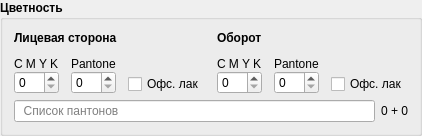
        <widget class="QGroupBox" name="colorCountGroup">
         <property name="font">
          <font>
           <weight>75</weight>
           <bold>true</bold>
          </font>
         </property>
         <property name="title">
          <string>Цветность</string>
         </property>
         <property name="flat">
          <bool>false</bool>
         </property>
         <property name="checkable">
          <bool>false</bool>
         </property>
         <layout class="QVBoxLayout" name="verticalLayout_16">
          <property name="sizeConstraint">
           <enum>QLayout::SetDefaultConstraint</enum>
          </property>
          <item>
           <layout class="QHBoxLayout" name="horizontalLayout_6">
            <property name="spacing">
             <number>12</number>
            </property>
            <item>
             <layout class="QVBoxLayout" name="verticalLayout_14">
              <item>
               <widget class="QLabel" name="sideOne">
                <property name="font">
                 <font>
                  <weight>75</weight>
                  <bold>true</bold>
                  <kerning>true</kerning>
                 </font>
                </property>
                <property name="text">
                 <string>Лицевая сторона</string>
                </property>
               </widget>
              </item>
              <item>
               <layout class="QGridLayout" name="gridLayout">
                <item row="0" column="0">
                 <layout class="QVBoxLayout" name="verticalLayout_6">
                  <property name="spacing">
                   <number>0</number>
                  </property>
                  <item>
                   <widget class="QLabel" name="cmykFaceLabel">
                    <property name="font">
                     <font>
                      <weight>50</weight>
                      <bold>false</bold>
                     </font>
                    </property>
                    <property name="frameShape">
                     <enum>QFrame::NoFrame</enum>
                    </property>
                    <property name="text">
                     <string>C M Y K</string>
                    </property>
                   </widget>
                  </item>
                  <item>
                   <widget class="QSpinBox" name="cmykFaceSpinBox">
                    <property name="font">
                     <font>
                      <weight>50</weight>
                      <bold>false</bold>
                     </font>
                    </property>
                    <property name="maximum">
                     <number>4</number>
                    </property>
                   </widget>
                  </item>
                 </layout>
                </item>
                <item row="0" column="1">
                 <layout class="QVBoxLayout" name="verticalLayout_7">
                  <property name="spacing">
                   <number>0</number>
                  </property>
                  <item>
                   <widget class="QLabel" name="pantoneFaceLabel">
                    <property name="font">
                     <font>
                      <weight>50</weight>
                      <bold>false</bold>
                     </font>
                    </property>
                    <property name="frameShape">
                     <enum>QFrame::NoFrame</enum>
                    </property>
                    <property name="text">
                     <string>Pantone</string>
                    </property>
                   </widget>
                  </item>
                  <item>
                   <widget class="QSpinBox" name="pantoneFaceSpinBox">
                    <property name="font">
                     <font>
                      <weight>50</weight>
                      <bold>false</bold>
                     </font>
                    </property>
                    <property name="maximum">
                     <number>10</number>
                    </property>
                   </widget>
                  </item>
                 </layout>
                </item>
                <item row="0" column="2" alignment="Qt::AlignBottom">
                 <widget class="QCheckBox" name="ofsLakFaceCheckBox">
                  <property name="font">
                   <font>
                    <weight>50</weight>
                    <bold>false</bold>
                    <stylestrategy>PreferDefault</stylestrategy>
                   </font>
                  </property>
                  <property name="text">
                   <string>Офс. лак</string>
                  </property>
                 </widget>
                </item>
               </layout>
              </item>
             </layout>
            </item>
            <item>
             <layout class="QVBoxLayout" name="verticalLayout_15">
              <item>
               <widget class="QLabel" name="sideTwo">
                <property name="font">
                 <font>
                  <weight>75</weight>
                  <bold>true</bold>
                  <kerning>true</kerning>
                 </font>
                </property>
                <property name="text">
                 <string>Оборот</string>
                </property>
               </widget>
              </item>
              <item>
               <layout class="QGridLayout" name="gridLayout_2">
                <item row="0" column="1">
                 <layout class="QVBoxLayout" name="verticalLayout_8">
                  <property name="spacing">
                   <number>0</number>
                  </property>
                  <item>
                   <widget class="QLabel" name="pantoneBackLabel">
                    <property name="font">
                     <font>
                      <weight>50</weight>
                      <bold>false</bold>
                     </font>
                    </property>
                    <property name="frameShape">
                     <enum>QFrame::NoFrame</enum>
                    </property>
                    <property name="text">
                     <string>Pantone</string>
                    </property>
                   </widget>
                  </item>
                  <item>
                   <widget class="QSpinBox" name="pantoneBackSpinBox">
                    <property name="font">
                     <font>
                      <weight>50</weight>
                      <bold>false</bold>
                     </font>
                    </property>
                    <property name="maximum">
                     <number>10</number>
                    </property>
                   </widget>
                  </item>
                 </layout>
                </item>
                <item row="0" column="0">
                 <layout class="QVBoxLayout" name="verticalLayout_9">
                  <property name="spacing">
                   <number>0</number>
                  </property>
                  <item>
                   <widget class="QLabel" name="cmykBackLabel">
                    <property name="font">
                     <font>
                      <weight>50</weight>
                      <bold>false</bold>
                     </font>
                    </property>
                    <property name="frameShape">
                     <enum>QFrame::NoFrame</enum>
                    </property>
                    <property name="text">
                     <string>C M Y K</string>
                    </property>
                   </widget>
                  </item>
                  <item>
                   <widget class="QSpinBox" name="cmykBackSpinBox">
                    <property name="font">
                     <font>
                      <weight>50</weight>
                      <bold>false</bold>
                     </font>
                    </property>
                    <property name="maximum">
                     <number>4</number>
                    </property>
                   </widget>
                  </item>
                 </layout>
                </item>
                <item row="0" column="2" alignment="Qt::AlignBottom">
                 <widget class="QCheckBox" name="ofsLakBackCheckBox">
                  <property name="font">
                   <font>
                    <weight>50</weight>
                    <bold>false</bold>
                    <stylestrategy>PreferDefault</stylestrategy>
                   </font>
                  </property>
                  <property name="text">
                   <string>Офс. лак</string>
                  </property>
                 </widget>
                </item>
               </layout>
              </item>
             </layout>
            </item>
           </layout>
          </item>
          <item>
           <layout class="QHBoxLayout" name="horizontalLayout_12">
            <item>
             <widget class="QLineEdit" name="pantoneListLineEdit">
              <property name="enabled">
               <bool>true</bool>
              </property>
              <property name="sizePolicy">
               <sizepolicy hsizetype="Expanding" vsizetype="Fixed">
                <horstretch>0</horstretch>
                <verstretch>0</verstretch>
               </sizepolicy>
              </property>
              <property name="font">
               <font>
                <weight>50</weight>
                <bold>false</bold>
               </font>
              </property>
              <property name="placeholderText">
               <string>  Список пантонов</string>
              </property>
             </widget>
            </item>
            <item>
             <widget class="QLabel" name="colorCountLabel">
              <property name="font">
               <font>
                <weight>50</weight>
                <bold>false</bold>
               </font>
              </property>
              <property name="text">
               <string>0 + 0</string>
              </property>
              <property name="alignment">
               <set>Qt::AlignRight|Qt::AlignTrailing|Qt::AlignVCenter</set>
              </property>
             </widget>
            </item>
           </layout>
          </item>
         </layout>
        </widget>
